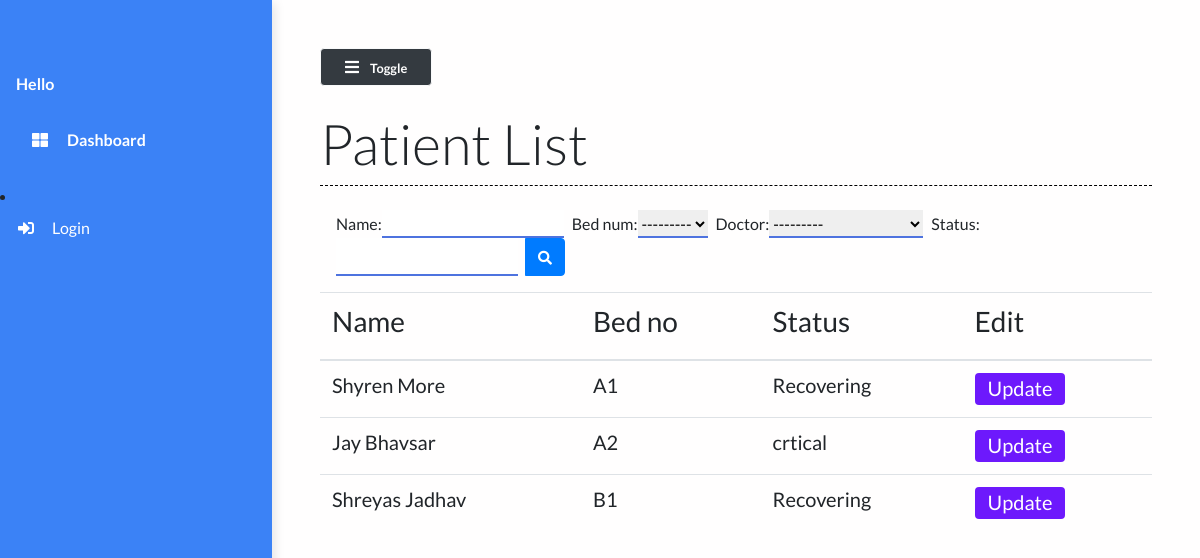
/patient_list/, run on the app's committed database.
### main/models.py (models this page shows, shortened)
class Doctor(models.Model):
    name = models.CharField(max_length=100)
    def __str__(self):
        return self.name

class Patient(models.Model):
    name = models.CharField(max_length=50)
    phone_num = models.CharField(max_length=15)
    patient_relative_name = models.CharField(max_length=50, null=True)
    patient_relative_contact = models.CharField(max_length=15, null=True)
    address = models.TextField()
    SYMPTOMS = (
        ('Fever', 'Fever'),
        ('Dry cough', 'Dry cough'),
        ('Tiredness', 'Tiredness'),
        ('Aches and pains', 'Aches and pains'),
        ('Sore throat', 'Sore throat'),
        ('Diarrhoea', 'Diarrhoea'),
        ('Loss of taste or smell', 'Loss of taste or smell'),
        ('Difficulty in breathing or shortness of breath', 'Difficulty in breathing or shortness of breath'),
        ('Chest pain or pressure', 'Chest pain or pressure'),
        ('Loss of speech or movement', 'Loss of speech or movement'),
    )
    symptoms = MultiSelectField(choices=SYMPTOMS, null=True)
    prior_ailments = models.TextField()
    bed_num = models.ForeignKey("Bed", on_delete=models.CASCADE)
    dob = models.DateField(null=True)
    doctor = models.ForeignKey("Doctor", on_delete=models.CASCADE, null=True)
    doctors_notes = models.TextField(null=True, blank=True)
    doctors_visiting_time = models.CharField(null=True, max_length=50, blank=True)
    status = models.CharField(max_length=50)

class Bed(models.Model):
    bed_number = models.CharField(max_length=50)
    occupied = models.BooleanField()
    def __str__(self):
        return self.bed_number

### main/views.py (the view)
# urls.py: path("patient_list/", views.patient_list, name="patient_list"),
def patient_list(request):
    patients = Patient.objects.all()
    myFilter = PatientFilter(request.GET, queryset=patients)
    patients = myFilter.qs
    context = {
        'patients': patients,
        'myFilter': myFilter
    }
    return render(request, 'main/patient_list.html', context)

### main/templates/main/patient_list.html (shortened to what this page needs)
{% extends 'main/base.html' %}
{% load static %}
{% block contentTitle %}
    Patient List
{% endblock contentTitle %}
{% block content %}
    <form class="d-none d-sm-inline-block form-inline mr-auto ml-md-3 my-2 my-md-0 mw-100 navbar-search mb-3" method="GET" id="list">
        <div class="input-group">
        {{myFilter.form}}
            <div class="input-group-append">
                <button class="btn btn-primary btn-block" type="submit">
                    <i class="fas fa-search fa-sm"></i>
                </button>
            </div>
        </div>
    </form>
     <div class="table-responsive mt-3">
        <table class="table table-hover">
            <thead>
                <th><h3>Name</h3></th>
                <th><h3>Bed no</h3></th>
                <th><h3>Status</h3></th>
                <th><h3>Edit</h3></th>
            </thead>
            <tbody>
                {% for patient in patients %}
                <tr class="mx-auto">
                    <td scope="row"><h5>{{ patient.name }}</h5></td>
                    <td><h5>{{ patient.bed_num }}</h5></td>
                    <td><h5>{{ patient.status }}</h5></td>
                    <td><a href="/patient/{{patient.id}}" class="btn btn-purple"><h5>Update</h5></a></td>
                </tr>
                {% endfor %}
            </tbody>
        </table>
    </div>
{% endblock content %}

### static/styles/base.css (style rules this page uses)
body { background: #fffefe; min-height: 100vh; overflow-x: hidden; font-family:Lato,'Helvetica Neue',Helvetica,Arial,sans-serif; }
.btn-purple { background: #6d19fc; color: #ffffff; height: 2rem; padding-top: 2px; }
#id_name { margin-right: 0.5rem; border: none; outline: none; border-bottom: 2px solid #4e73df; }
#id_bed_num { margin-right: 0.5rem; border: none; outline: none; border-bottom: 2px solid #4e73df; }
#id_status { margin-right: 0.5rem; border: none; outline: none; border-bottom: 2px solid #4e73df; }
#id_doctor { margin-right: 0.5rem; border: none; outline: none; border-bottom: 2px solid #4e73df; }

### data on the page
Patient: name "Shyren More", bed_num "A1", status "Recovering"
Patient: name "Jay Bhavsar", bed_num "A2", status "crtical"
Patient: name "Shreyas Jadhav", bed_num "B1", status "Recovering"
